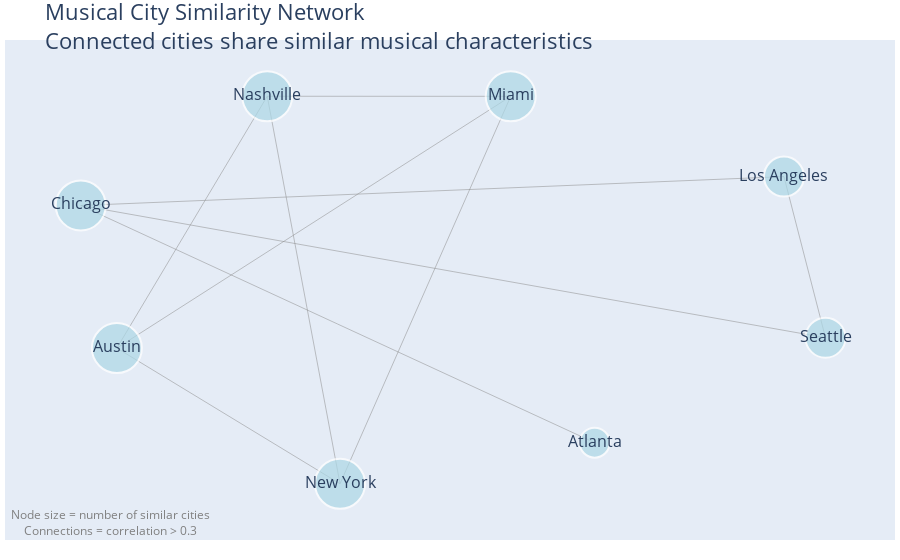

Notebook source saved alongside this figure:
### Code cell
#city similarity network
print('\nCreating City Similarity Network...')

network_fig, similarity_matrix = create_city_similarity_network(df)
network_fig.show()

print('\nCity Similarity Matrix:')
cities = df['city'].unique()
similarity_df = pd.DataFrame(similarity_matrix, index=cities, columns=cities)
print(similarity_df.round(3))

### Figure 1 — Plotly figure (JSON) as saved in the notebook; plotly's stock layout.template omitted (floating-point values rounded to 4 significant figures)
{"data": [{"hoverinfo": "none", "line": {"color": "#888", "width": 0.5}, "mode": "lines", "type": "scatter", "x": [-0.4295, 0.176, null, -0.4295, -0.2485, null, -0.4295, -0.8035, null, 0.8554, -0.8933, null, 0.8554, 0.9588, null, -0.8933, 0.9588, null, -0.8933, 0.3847, null, 0.176, -0.2485, null, 0.176, -0.8035, null, -0.2485, -0.8035, null], "y": [0.8419, 0.8416, null, 0.8419, -1, null, 0.8419, -0.3552, null, 0.4599, 0.3227, null, 0.4599, -0.306, null, 0.3227, -0.306, null, 0.3227, -0.8048, null, 0.8416, -1, null, 0.8416, -0.3552, null, -1, -0.3552, null]}, {"hoverinfo": "text", "marker": {"color": "lightblue", "line": {"color": "white", "width": 2}, "size": [50, 40, 50, 50, 50, 40, 50, 30]}, "mode": "markers+text", "text": ["Nashville", "Los Angeles", "Chicago", "Miami", "New York", "Seattle", "Austin", "Atlanta"], "textposition": "middle center", "type": "scatter", "x": [-0.4295, 0.8554, -0.8933, 0.176, -0.2485, 0.9588, -0.8035, 0.3847], "y": [0.8419, 0.4599, 0.3227, 0.8416, -1, -0.306, -0.3552, -0.8048]}], "layout": {"annotations": [{"font": {"color": "gray", "size": 12}, "showarrow": false, "text": "Node size = number of similar cities<br>Connections = correlation > 0.3", "x": 0.005, "xanchor": "left", "xref": "paper", "y": -0.002, "yanchor": "bottom", "yref": "paper"}], "font": {"size": 16}, "hovermode": "closest", "margin": {"b": 20, "l": 5, "r": 5, "t": 40}, "showlegend": false, "title": {"text": "Musical City Similarity Network<br>Connected cities share similar musical characteristics"}, "xaxis": {"showgrid": false, "showticklabels": false, "zeroline": false}, "yaxis": {"showgrid": false, "showticklabels": false, "zeroline": false}}}
